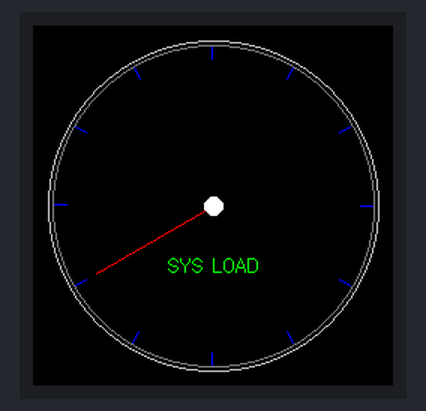
Bench run of a sketch on a simulated ESP32. On the bench: 240×240 colour display.

Above: at 0.4 s.
At 3.5 s:
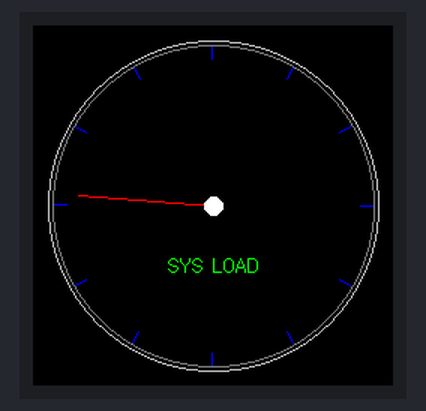
At 6.69 s:
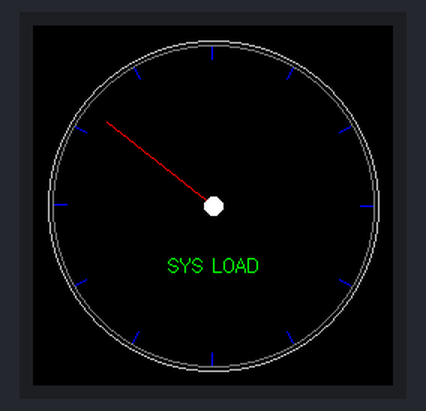
At 13.08 s:
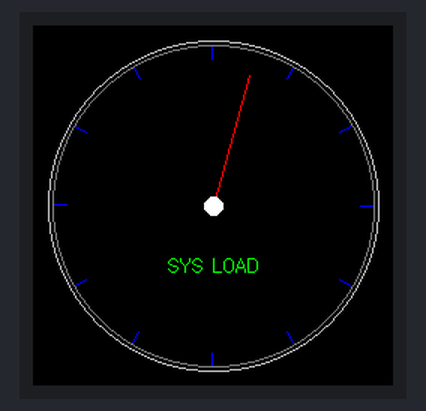
At 25.67 s:
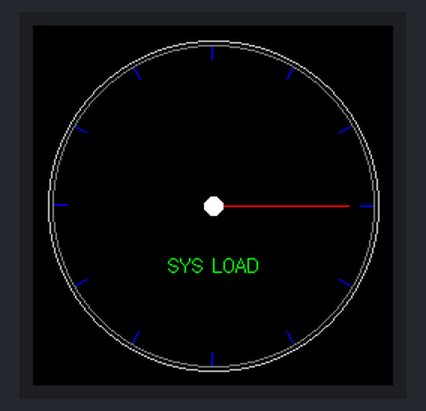
At 39.75 s:
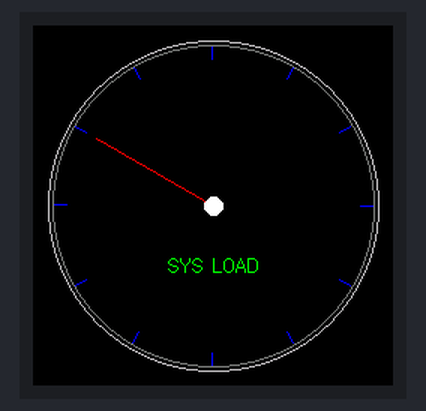

The sketch:

Round_LCD_Gauge.ino
```cpp
/*
  Waveshare Ecosystem Integration - Round LCD Industrial Telemetry Gauge
  File: Waveshare_Round_LCD_Gauge.ino
  Description: Renders high-speed antialiased UI data gauges for the Waveshare GC9A01 circular screen.
*/

#include <SPI.h>
#include <TFT_eSPI.h> // Ensure you optimize User_Setup.h configuration parameters for GC9A01

TFT_eSPI tft = TFT_eSPI();
TFT_eSprite img = TFT_eSprite(&tft); // Double-buffer sprite array to completely eliminate flickering screens

int gaugeAngle = 0;
bool animationDirection = true;

void drawIndustrialGauge(int angle) {
  img.fillSprite(TFT_BLACK); // Clear internal rendering buffer frame

  // Center alignments for standard 240x240 Waveshare circular panels
  int centerX = 120;
  int centerY = 120;
  int radius = 110;

  // Draw hardware dashboard boundaries
  img.drawCircle(centerX, centerY, radius, TFT_SILVER);
  img.drawCircle(centerX, centerY, radius - 3, TFT_DARKGREY);

  // Render tick marks along safe parameter zones
  for (int i = 0; i < 360; i += 30) {
    float rad = (i - 90) * 0.0174532925;
    int xStart = centerX + (radius - 12) * cos(rad);
    int yStart = centerY + (radius - 12) * sin(rad);
    int xEnd = centerX + (radius - 4) * cos(rad);
    int yEnd = centerY + (radius - 4) * sin(rad);
    img.drawLine(xStart, yStart, xEnd, yEnd, TFT_BLUE);
  }

  // Calculate dynamic coordinates for UI pointer needle positions
  float needleRad = (angle - 210) * 0.0174532925;
  int needleX = centerX + (radius - 20) * cos(needleRad);
  int needleY = centerY + (radius - 20) * sin(needleRad);

  // Draw tracking dial needle line vector
  img.drawLine(centerX, centerY, needleX, needleY, TFT_RED);
  img.fillCircle(centerX, centerY, 6, TFT_WHITE);

  // Text tracking labels info
  img.setTextDatum(MC_DATUM);
  img.setTextColor(TFT_GREEN, TFT_BLACK);
  img.drawString("SYS LOAD", centerX, centerY + 40, 2);

  // Push full buffered canvas output trace safely out to SPI hardware array
  img.pushSprite(0, 0);
}

void setup() {
  tft.init();
  tft.setRotation(0);

  // Initialize virtual rendering engine space matching screen scale
  img.createSprite(240, 240);
  img.setTextWrap(false);

  drawIndustrialGauge(0);
}

void loop() {
  // Animate dial needles back and forth dynamically
  if (animationDirection) {
    gaugeAngle += 2;
    if (gaugeAngle >= 240) animationDirection = false;
  } else {
    gaugeAngle -= 2;
    if (gaugeAngle <= 0) animationDirection = true;
  }

  drawIndustrialGauge(gaugeAngle);
  delay(15); // Frame execution smoothing limit lock
}
```
